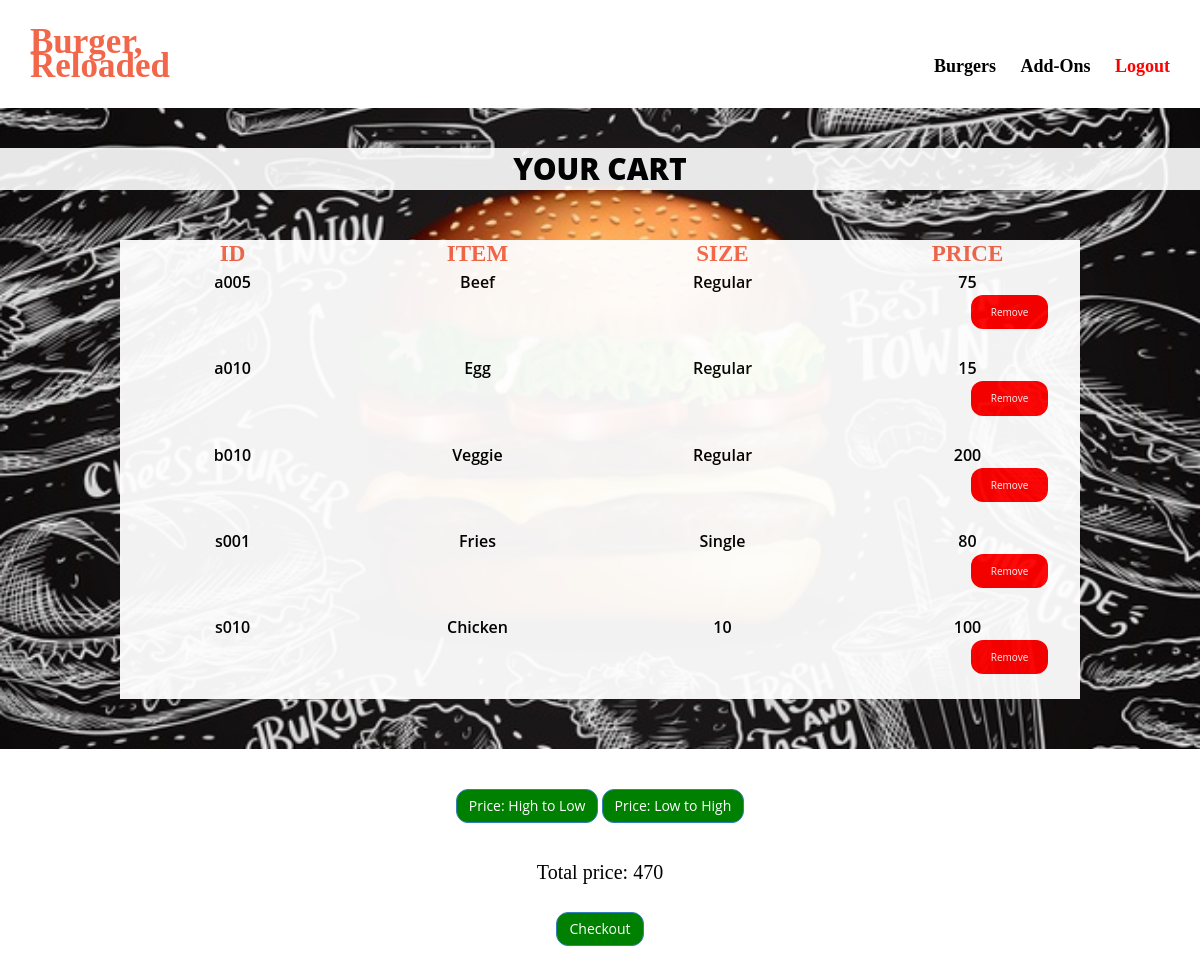
/View/customer_cart.php, run on the app's committed database.
### tables this page shows
CREATE TABLE `cart` (
  `Id` varchar(10) NOT NULL,
  `Item` varchar(100) NOT NULL,
  `Size` varchar(13) NOT NULL,
  `Price` int(10) NOT NULL
);

### View/customer_cart.php (the view, shortened to what this page needs)
<html lang="en">
  <head>
      <link href="css/bootstrap.min.css" rel="stylesheet"/>
      <link href="css/font-awesome.min.css" rel="stylesheet"/>
      <link href="css/animate.min.css" rel="stylesheet"/>
      <link href="css/main.css" rel="stylesheet"/>
  </head>
  <body>
	<section id="header">
		<div class="row">
			<div class="col-md-2" style="font-size: 35px;color:#F2674A; font-family: Times New Roman;"> <a href ="../Controller/customer_home.php">Burger, </br>Reloaded </a></div>
			<div class="col-md-10" style="text-align: right"> <br>
				<a href="customer_burgers.php" style="margin-left: 20px;"> Burgers </a>
				<a href="customer_addons.php" style="margin-left: 20px;"> Add-Ons  </a>
				<a href="../Controller/customer_login.php" style="margin-left: 20px; color: red"> Logout  </a>
			</div>
		</div>
	</section>
	<section id = "section1">
		<div class="title" style="color: black;background:white; opacity:90%;"> Your Cart </div>
		<div style="color: black; margin-left:10%; margin-right:10%; margin-top:50px; margin-bottom:50px;text-align:center;background:white; opacity:95%;">
			<div class="row" style="padding:5px;">
				<div class="col-md-3" style="font-size:23px; color: #F2674A;font-family: Verdana;">   ID </div>
				<div class="col-md-3"style="font-size:23px; color: #F2674A;font-family: Verdana;">  ITEM </div>
				<div class="col-md-3"style="font-size:23px; color: #F2674A;font-family: Verdana;">  SIZE </div>
				<div class="col-md-3"style="font-size:23px; color: #F2674A;font-family: Verdana;">  PRICE </div>
			</div>
			<?php
			require_once("../Model/DBconnect.php");
			$sql = "SELECT * FROM cart";
			$result = mysqli_query($conn, $sql);
			if(mysqli_num_rows($result) > 0){
				while($row = mysqli_fetch_array($result)){
			?>
			<div class="row" style="padding:5px;">
				<div class="col-md-3">  <?php echo $row[0]; ?> </div>
				<div class="col-md-3">  <?php echo $row[1]; ?> </div>
				<div class="col-md-3">  <?php echo $row[2] ?>
				</div>
				<div class="col-md-3">  <?php echo $row[3] ?>
				<form action="../Model/customer_remove_from_cart_backend.php" method="POST">
				<input type="submit" button type="button" class="btn btn-primary" style="background-color:red; font-size:10px; border-radius:12px;"
				name="submit" value="Remove"></button></form>
				</div>
			</div>
			<?php
				}
			}
			?>
		</div>
	</section>
	<section id="footer">
	<div class="border border-light p-3 mb-4">
		<div class="text-center">
		  <button type="button" class="btn btn-primary" style="background-color:green;border-radius: 12px;"> <a href="customer_cart_sorted_desc.php">
			  Price: High to Low</a></button>
			  <button type="button" class="btn btn-primary" style="background-color:green;border-radius: 12px;"> <a href="customer_cart_sorted_asc.php">
			  Price: Low to High</a></button>
		</div>
	  </div></br></br></br>
        <div class="border border-light p-3 mb-4">
          <div class="text-center">
		  <label style = "font-weight : normal ; font-family : Noto ; font-size: 20px">Total price:
		  <?php
			require_once("../Model/DBconnect.php");
			$result = mysqli_query($conn, 'SELECT SUM(Price) AS value_sum FROM cart');
			$row = mysqli_fetch_assoc($result);
			$sum = $row['value_sum'];
			echo $sum;
			?>
			</label></br></br></br>
            <button type="button" class="btn btn-primary" style="background-color:green;border-radius: 12px;"> <a href="../Controller/customer_checkout.php">Checkout</a></button>
          </div>
        </div>
	</section>
  </body>
</html>

### View/css/main.css (style rules this page uses)
#header { background-color: rgb(255, 255, 255); color: black; font: 600 18px/24px Times New Roman; padding: 30px; padding-top: 30px; }
#section1 { background-image: url("../img/bg1.jpg"); background-color: rgba(40,57,101,.5); background-position: center; background-size: cover; background-repeat:no-repeat; position: relative; overflow: hidden; }
.title { width: 100%; padding: 12px 20px; margin-top: 40px; text-align:center; text-transform: Uppercase; font-weight: 800; font-size: 30px; }
#footer { background-color: #FFF; color: black; font: 600 12px/14px 'Open Sans',sans-serif; padding: 20px; padding-top: 40px; }
body { margin:0; color:#6a6f8c; font:600 16px/18px 'Open Sans',sans-serif; }
*,:after,:before { box-sizing:border-box }
a { color:inherit;text-decoration:none }
input[type=submit] { background-color: black; border: none; border-radius: 50px; color: white; padding: 10px 20px; text-decoration: none; margin: 4px 2px; cursor: pointer; margin-left: 40%; }

### data on the page
cart: Id "a005", Item "Beef", Size "Regular", Price "75"
cart: Id "a010", Item "Egg", Size "Regular", Price "15"
cart: Id "b010", Item "Veggie", Size "Regular", Price "200"
cart: Id "s001", Item "Fries", Size "Single", Price "80"
cart: Id "s010", Item "Chicken", Size "10", Price "100"

### other printed values
$sum "470"
